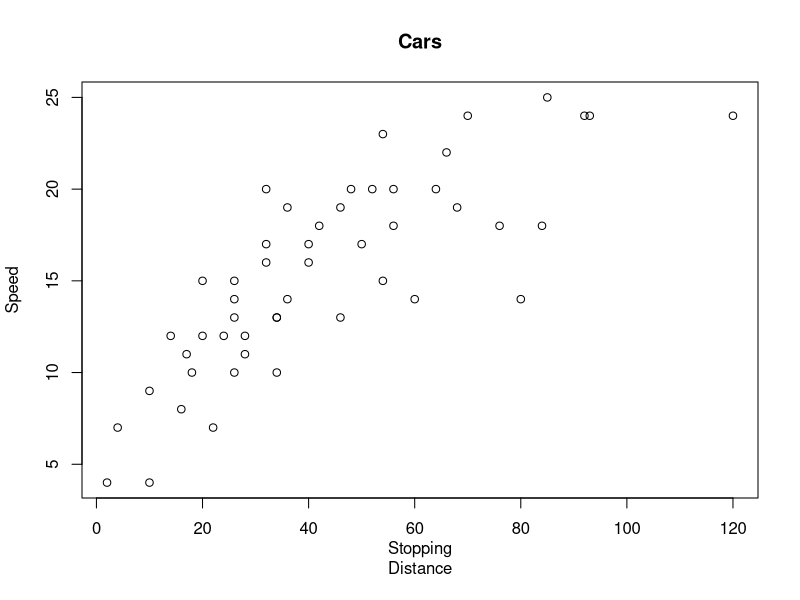

Generate this figure with R: (Note: this script raises an error after producing the figure.)
# CV - cars

plot(speed~dist, data=cars, main = "Cars" , xlab = "Stopping
Distance", ylab = "Speed")

#Step-2
glm.fit = glm(speed~dist, data=cars)
degree=1:5
cv.error5=rep(0,5)
for(d in degree){ 
  glm.fit = glm(speed~poly(dist, d), data=cars) 
  cv.error5[d] = cv.glm(cars,glm.fit,K=5)$delta[1]
}
glm.fit
par(mfrow=c(2,2))
plot(glm.fit)
cv.error5
plot(cv.error5)
lines(cv.error5)
par(mfrow=c(1,1))
plot(speed~dist, data=cars, main = "Cars" , xlab
     = "Stopping Distance", ylab = "Speed")
